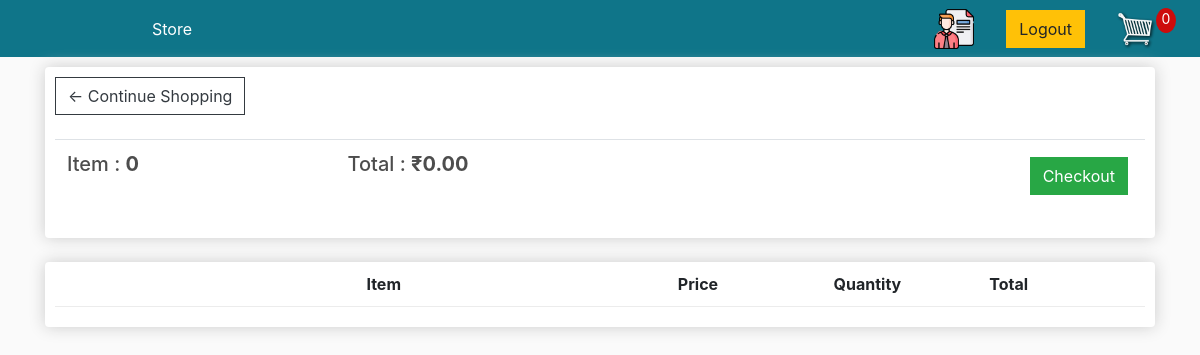
The page /cart/ (signed in) on the database as committed earlier.
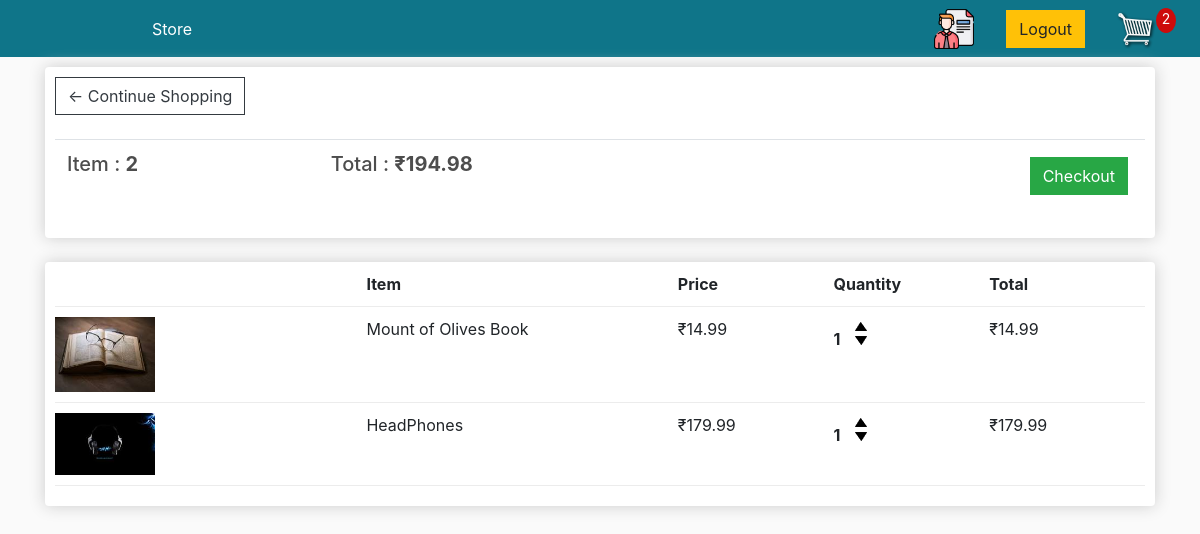
The same page on the database as committed later.
### store/models.py (models this page shows, shortened)
class Order(models.Model):
    customer = models.ForeignKey(Customer,on_delete = models.SET_NULL,null=True,blank=True)
    date_ordered  = models.DateTimeField(auto_now_add=True)
    complete = models.BooleanField(default=False, null=True, blank=True)
    transaction_id = models.CharField(max_length=200, null=True)
    @property
    def get_cart_total(self):
        orderitems = self.orderitem_set.all()
        total = sum(item.get_total for item in orderitems)
        return total
    @property
    def get_cart_items(self):
        orderitems = self.orderitem_set.all()
        total = sum(item.quantity for item in orderitems)
        return total

class OrderItem(models.Model):
    product = models.ForeignKey(Product,on_delete = models.SET_NULL,null=True,blank=True)
    order = models.ForeignKey(Order,on_delete = models.SET_NULL,null=True,blank=True)
    quantity = models.IntegerField(default=0,null=True,blank=True)
    date_added = models.DateTimeField(auto_now_add=True)
    @property
    def get_total(self):
        total = self.product.price * self.quantity
        return total

class Product(models.Model):
    name = models.CharField(max_length=200, null=True)
    price = models.DecimalField(max_digits=7,decimal_places=2)
    digital = models.BooleanField(default=False, null=True, blank=True)
    image = models.ImageField(null=True, blank=True)
    @property
    def imageURL(self):
        try:
            url = self.image.url
        except:
            url = ""
        return url

### store/views.py (the view)
# urls.py: path('cart/', views.cart, name="cart"),
def cart(request):
    data = cartData(request)
    cartItems = data['cartItems']
    order = data['order']
    items = data['items']
    context = {'items':items, 'order':order,'cartItems':cartItems}
    return render(request, 'store/cart.html', context)

### store/utils.py (called while the page is built)
def cartData(request):
    if request.user.is_authenticated :
        customer = request.user.customer
        order, created = Order.objects.get_or_create(customer = customer, complete = False)
        items = order.orderitem_set.all()
        cartItems = order.get_cart_items
    else:
        cookieData = cookieCart(request)
        cartItems = cookieData['cartItems']
        order = cookieData['order']
        items = cookieData['items']
    return {'items':items,'order':order,'cartItems':cartItems}

### store/templates/store/cart.html
{% extends 'store/main.html' %}
{% load static %}
{% block content %}
    <div class="row">
        <div class="col-lg-12">
            <div class="box-element">
                <a  class="btn btn-outline-dark" href="{% url 'store' %}">&#x2190; Continue Shopping</a>
                <br>
                <br>
                <table class="table">
                    <tr>
                        <th><h5>Item : <strong>{{ order.get_cart_items }}</strong></h5></th>
                        <th><h5>Total : <strong>₹{{ order.get_cart_total|floatformat:2  }}</strong></h5></th>
                        <th>
                            <a style="float: right; margin:5px;" class="btn btn-success" href="{% url 'checkout' %}">Checkout</a>
                        </th>
                    </tr>
                </table>
            </div>
            <br>
            <div class="box-element">
                <div class="cart-row">
                    <div style="flex:2"></div>
                    <div style="flex:2"><strong>Item</strong></div>
                    <div style="flex:1"><strong>Price</strong></div>
                    <div style="flex:1"><strong>Quantity</strong></div>
                    <div style="flex:1"><strong>Total</strong></div>
                </div>
                {% for item in items %}
                <div class="cart-row">
                    <div style="flex:2"><img class="row-image" src="{{item.product.imageURL}}"></div>
                    <div style="flex:2"><p>{{ item.product.name }}</p></div>
                    <div style="flex:1"><p>₹{{ item.product.price|floatformat:2 }}</p></div>
                    <div style="flex:1">
                    <p class="quantity">{{ item.quantity }}</p>
                        <div class="quantity">
                            <img data-product="{{item.product.id}}" data-action="add" class="chg-quantity update-cart" src="{% static  'images/arrow-up.png' %}">
                            <img data-product="{{item.product.id}}" data-action="remove" class="chg-quantity update-cart" src="{% static  'images/arrow-down.png' %}">
                        </div>
                    </div>
                    <div style="flex:1"><p>₹{{item.get_total}}</p></div>
                </div>
                {% endfor %}
        </div>
    </div>
{% endblock content %}

### store/templates/store/main.html (shortened to what this page needs)
{% load static %}
<!DOCTYPE html>
<html lang="en">
<head>
    <link rel="stylesheet" href="https://stackpath.bootstrapcdn.com/bootstrap/4.4.1/css/bootstrap.min.css">
    <link rel="stylesheet" href="{% static 'css/main.css' %}">
</head>
<body>
    <nav class="navbar navbar-expand-lg navbar-dark bg-dark">
      <video id="logo" autoplay loop muted  class="mx-4">
        <source src="{% static '/images/cartify.mp4' %}" type="video/mp4" >
      </video>
        <div class="collapse navbar-collapse" id="navbarSupportedContent">
          <ul class="navbar-nav mr-auto">
            <li class="nav-item active">
              <a class="nav-link" href="{% url 'store' %}">Store <span class="sr-only">(current)</span></a>
            </li>
          </ul>
          <div class="  form-inline my-4 mx-2 my-lg-0 ">
            <a href="#"><img  class="pinfo hide mx-3" src="{% static 'images/perinfo.png' %}" width="40"></a>
            <a href="{% url 'signout' %}" class="logout btn btn-warning mx-3 hide">Logout</a>
            <a href="{% url 'cart' %}"><img  id="cart-icon" src="{% static 'images/cart.png' %}"></a>
           <p id="cart-total">{{cartItems}}</p>
       </div>
        </div>
      </nav>
   <div class="container">
        {% block content %}
        {% endblock content %}
   </div>
</body>
</html>

### static/css/main.css (style rules this page uses)
body { background-color: hsl(0, 0%, 98%); }
h1,h2,h3,h4,h5,h6 { color:hsl(0, 0%, 30%); }
.box-element { box-shadow:hsl(0, 0%, 80%) 0 0 16px; background-color: #fff; border-radius: 4px; padding: 10px; }
.bg-dark { background-color: #0f7589!important; }
#cart-icon { width:40px; display: inline-block; margin-left: 15px; }
#cart-total { display: block; text-align: center; color:#fff; background-color: rgb(205, 11, 11); width: 20px; height: 25px; border-radius: 50%; font-size: 14px; }
.col-lg-4, .col-lg-6, .col-lg-8, .col-lg-12 { margin-top: 10px; }
.btn { border-radius: 0; }
.row-image { width: 100px; }
.cart-row { display: flex; align-items: flex-stretch; padding-bottom: 10px; margin-bottom: 10px; border-bottom: 1px solid #ececec; }
.quantity { display: inline-block; font-weight: 700; padding-right:10px; }
.chg-quantity { width: 12px; cursor: pointer; display: block; margin-top: 5px; transition:.1s; }
#logo { max-width:80px; max-height: 50px; }

Rows that differ between the two databases and show on the page:
no longer on this page (row edited): Order: get_cart_items "0", get_cart_total "0.00"
added Order: get_cart_items "2", get_cart_total "194.98"
added OrderItem: product.imageURL (picture), product.name "Mount of Olives Book", product.price "14.99", quantity "1", get_total "14.99"
added OrderItem: product.imageURL (picture), product.name "HeadPhones", product.price "179.99", quantity "1", get_total "179.99"
Other text that changed with them:
{{ cartItems }}: "0" → "2"
